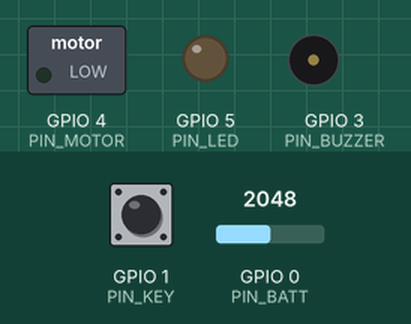
This sketch was run on a simulated ESP32-C3. Parts: switched loads named in the sketch (green lamp = pin HIGH), output pins drawn as LEDs (lit = HIGH), buzzer (waves = sounding, pin HIGH). The test bench sets the inputs (shaded band); at power-on: GPIO 0 (PIN_BATT) = 2048, GPIO 1 (PIN_KEY) HIGH. Random numbers use the default seed unless the sketch sets one.

Above: at 0.3 s.
Timing chart, 0 to 1.8 s (numbered marks = the images above):
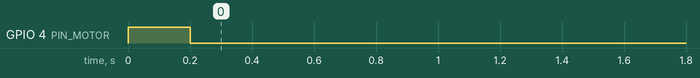

The sketch:

worker.ino
```cpp
// =============================================================
//  工人报警器固件  (ESP32-C3 + 振动马达 + 蜂鸣器 + 单颗 LED)
//  佩戴在工人背心/手臂上。收到二级预警 → 强震动 + 蜂鸣，提示立即撤离；
//  一级预警 → 短震提醒。按键可“确认/静音” 10 秒。
//  config.h / protocol.h 是 ../common/ 的副本（需 ESP32 Arduino 核心 3.x）
// =============================================================
#include <Arduino.h>
#include <WiFi.h>
#include <esp_now.h>
#include <esp_wifi.h>
#include "config.h"
#include "protocol.h"

#define NODE_ID      20          // 工人报警器编号 20 起
#define PIN_MOTOR    4           // 振动马达 MOSFET 栅极
#define PIN_BUZZER   3           // 蜂鸣器 MOSFET 栅极
#define PIN_LED      5           // 红色 LED（串 220Ω）
#define PIN_KEY      1           // 按键接 GND，内部上拉（C3 的 UART0 在 GPIO20/21）
#define PIN_BATT     0

static const uint8_t BCAST[6] = {0xFF,0xFF,0xFF,0xFF,0xFF,0xFF};
volatile uint8_t  rxLevel = LEVEL_SAFE;
volatile uint32_t lastAlertMs = 0;
uint32_t muteUntil = 0, mySeq = 0, lastHeartbeat = 0;
uint32_t lastSeqFrom[256];
uint8_t  seqSeen[256];

void onRecv(const esp_now_recv_info_t *info, const uint8_t *data, int len) {
  if (len != sizeof(AlertPkt)) return;
  const AlertPkt *p = (const AlertPkt*)data;
  if (p->h.magic != PROTO_MAGIC || p->h.type != MSG_ALERT) return;
  // 中继副本序号相同、乱序旧包序号更小。不去重的话，解除之后迟到的二级包会把震动重新打开。
  if (!seqIsNew(seqSeen, lastSeqFrom, p->h.node_id, p->h.seq)) return;
  if (!(p->mode & MODE_WORKING)) { rxLevel = LEVEL_SAFE; return; }
  rxLevel = p->level; lastAlertMs = millis();
}

void setup() {
  Serial.begin(115200);
  mySeq = esp_random() & 0x00FFFFFF;
  pinMode(PIN_MOTOR, OUTPUT); pinMode(PIN_BUZZER, OUTPUT); pinMode(PIN_LED, OUTPUT);
  pinMode(PIN_KEY, INPUT_PULLUP);
  WiFi.mode(WIFI_STA);
  esp_wifi_set_channel(WIFI_CHANNEL, WIFI_SECOND_CHAN_NONE);
  esp_now_init();
  esp_now_register_recv_cb(onRecv);
  esp_now_peer_info_t peer = {};
  memcpy(peer.peer_addr, BCAST, 6); peer.channel = WIFI_CHANNEL;
  esp_now_add_peer(&peer);
  // 上电短震一下表示正常
  digitalWrite(PIN_MOTOR, HIGH); delay(200); digitalWrite(PIN_MOTOR, LOW);
}

void loop() {
  uint32_t now = millis();
  if (rxLevel > LEVEL_SAFE && now - lastAlertMs > LINK_LOSS_MS) rxLevel = LEVEL_SAFE;
  if (digitalRead(PIN_KEY) == LOW) muteUntil = now + 10000;   // 静音 10 s（仅声音）

  bool motor = false, buzz = false, led = false;
  if (rxLevel == LEVEL_DANGER) {
    bool on = (now / 120) % 2;
    motor = on; led = on; buzz = on && now > muteUntil;
  } else if (rxLevel == LEVEL_WARN) {
    motor = (now % 1500) < 150;   // 每 1.5 s 短震
    led = (now / 400) % 2;
  }
  digitalWrite(PIN_MOTOR, motor);
  digitalWrite(PIN_BUZZER, buzz);
  digitalWrite(PIN_LED, led);

  if (now - lastHeartbeat > HEARTBEAT_MS) {
    HeartbeatPkt p;
    p.h = {PROTO_MAGIC, PROTO_VERSION, MSG_HEARTBEAT, NODE_ID, NODE_WORKER, ++mySeq};
    p.batt_v = analogReadMilliVolts(PIN_BATT) / 1000.0f * BATT_DIVIDER;
    p.mode = 0; p.level = rxLevel; p.rssi = 0;
    esp_now_send(BCAST, (uint8_t*)&p, sizeof(p));
    lastHeartbeat = now;
  }
  delay(5);
}
```

protocol.h
```cpp
// =============================================================
//  哨兵锥桶系统 · 通信协议定义（ESP-NOW 数据包 + 语音串口命令）
//  详细说明见 docs/06-通信协议.md
// =============================================================
#pragma once
#include <stdint.h>

#define PROTO_MAGIC   0x5C   // 包头魔数，过滤其他 ESP-NOW 设备
#define PROTO_VERSION 1

// ---------- 节点类型 ----------
enum NodeType : uint8_t {
  NODE_SENTINEL = 1,   // 哨兵（带雷达）
  NODE_FOLLOWER = 2,   // 联动锥桶
  NODE_WORKER   = 3,   // 工人报警器
  NODE_GATEWAY  = 4    // 网关
};

// ---------- 预警等级 ----------
enum AlertLevel : uint8_t {
  LEVEL_SAFE   = 0,    // 安全：黄灯慢闪
  LEVEL_WARN   = 1,    // 一级：红黄快闪 + 流水灯
  LEVEL_DANGER = 2     // 二级：红色爆闪 + 蜂鸣 + 工人震动
};

// ---------- 消息类型 ----------
enum MsgType : uint8_t {
  MSG_ALERT     = 1,   // 哨兵 → 全体：预警
  MSG_HEARTBEAT = 2,   // 任意 → 网关：在线/电量
  MSG_CONFIG    = 3,   // 哨兵 → 全体：模式切换（来自语音，联动锥桶去重后转发一次）
  MSG_EVENT     = 4    // 哨兵 → 网关：一次完整的危险接近事件
};

// ---------- 工作模式（位标志） ----------
#define MODE_WORKING   0x01   // 作业中（未开启则只慢闪不报警）
#define MODE_LEFT      0x02   // 左侧封道（流水灯向左）；未置位为右侧封道
#define MODE_RAIN      0x04   // 雨天模式
#define MODE_NIGHT     0x08   // 夜间模式

// 序号去重窗口：比上次小、但相差小于该值，视为迟到的中继副本。
// 相差更大视为发送方重启后重新起号。Python 侧是 sentinel/dedupe.py 的 REORDER_WINDOW。
#define SEQ_REORDER_WINDOW 64

#pragma pack(push, 1)
typedef struct {
  uint8_t  magic;      // PROTO_MAGIC
  uint8_t  version;    // PROTO_VERSION
  uint8_t  type;       // MsgType
  uint8_t  node_id;    // 发送者编号
  uint8_t  node_type;  // NodeType
  uint32_t seq;        // 序号，接收方据此去重
} PktHeader;

typedef struct {
  PktHeader h;
  uint8_t  level;      // AlertLevel
  uint8_t  mode;       // 当前模式位
  float    speed_kmh;  // 目标速度
  float    dist_m;     // 目标距离
  float    ttc_s;      // 碰撞时间
  uint8_t  hops;       // 已转发次数（多跳中继，最多 2）
} AlertPkt;

typedef struct {
  PktHeader h;
  float    batt_v;     // 电池电压
  uint8_t  mode;
  uint8_t  level;
  int8_t   rssi;       // 最近一次收到包的信号强度
} HeartbeatPkt;

typedef struct {
  PktHeader h;
  uint8_t  mode;       // 新模式
} ConfigPkt;

typedef struct {
  PktHeader h;
  uint8_t  max_level;  // 本次事件最高等级
  float    max_speed;  // 最高速度
  float    min_ttc;    // 最小 TTC
  float    min_dist;   // 最近距离
  uint32_t duration_ms;
} EventPkt;
#pragma pack(pop)

// 按发送者去重。seen[id]==0 表示还没收到过该节点，序号 0 的第一包也会接受。
// seen、last 各 256 项，由调用方提供并保持零初始化；三个接收端共用这一份，避免各写各的。
inline bool seqIsNew(uint8_t *seen, uint32_t *last, uint8_t id, uint32_t seq) {
  if (seen[id]) {
    uint32_t prev = last[id];
    if (seq == prev) return false;
    if (seq < prev && prev - seq < SEQ_REORDER_WINDOW) return false;
  }
  last[id] = seq;
  seen[id] = 1;
  return true;
}

// ---------- ASRPRO → 哨兵 串口命令 ----------
// 帧格式：0xAA 0x55 CMD (0xAA+0x55+CMD)&0xFF   共 4 字节，9600 8N1
#define VOICE_HDR1 0xAA
#define VOICE_HDR2 0x55
enum VoiceCmd : uint8_t {
  VC_START_WORK = 0x01,  // 开始作业
  VC_STOP_WORK  = 0x02,  // 结束作业
  VC_LEFT       = 0x03,  // 左侧封道
  VC_RIGHT      = 0x04,  // 右侧封道
  VC_RAIN_ON    = 0x05,  // 雨天模式
  VC_RAIN_OFF   = 0x06,  // 关闭雨天模式
  VC_NIGHT_ON   = 0x07,  // 夜间模式
  VC_NIGHT_OFF  = 0x08,  // 关闭夜间模式
  VC_BATTERY    = 0x09,  // 报告电量
  VC_TEST       = 0x0A   // 哨兵本机自检（红灯+蜂鸣闪 3 次）
};
// 哨兵 → ASRPRO 回复（用于播报）：0xAA 0x55 0x80|状态 校验
#define VOICE_REPLY_BATT_OK   0x81
#define VOICE_REPLY_BATT_LOW  0x82
```

config.h
```cpp
// =============================================================
//  哨兵锥桶系统 · 全局配置
//  所有节点共用。把本文件和 protocol.h 复制到每个 .ino 同目录下
//  （Arduino IDE 只编译草图目录内的文件）。
// =============================================================
#pragma once

// ---------- 无线 ----------
// ESP-NOW 与 Wi-Fi 必须在同一信道。网关要连路由器，
// 所以这里填路由器的 2.4G 信道（路由器后台设为固定信道，如 1/6/11）。
#define WIFI_CHANNEL        6

// 网关连接的 Wi-Fi 与 MQTT（仅 gateway 使用）
#define WIFI_SSID           "YourWiFi"
#define WIFI_PASS           "YourPassword"
#define MQTT_HOST           "192.168.1.100"   // 运行 server 的电脑 IP
#define MQTT_PORT           1883
#define MQTT_TOPIC_PREFIX   "cone"            // cone/<node_id>/alert 等

// ---------- 作业区参数 ----------
#define SPEED_LIMIT_KMH     40.0f   // 作业区限速
#define OVERSPEED_RATIO     1.2f    // 超限速 20% 触发一级
#define TTC_LEVEL1_S        5.0f    // 一级预警阈值
#define TTC_LEVEL2_S        2.5f    // 二级预警阈值
#define RAIN_FACTOR         1.4f    // 雨天模式：阈值放大倍数（制动距离变长）
#define NIGHT_FACTOR        1.2f    // 夜间模式：阈值放大倍数
#define CONFIRM_FRAMES      3       // 连续 N 帧满足才触发
#define RELEASE_MS          1500    // 目标消失后保持告警的时间
#define MIN_TRACK_SPEED     5       // 低于此速度（km/h）的目标忽略
#define MAX_TRACK_DIST      100     // 关注的最远距离（m）

// ---------- 联动 ----------
#define FLOW_STEP_MS        120     // 流水灯：每个锥桶比前一个延迟多少 ms
#define ALERT_REPEAT_MS     200     // 告警期间重复广播间隔
#define HEARTBEAT_MS        5000    // 心跳间隔（上报电量/在线）
#define LINK_LOSS_MS        3000    // 联动锥桶 / 工人端收不到预警刷新后回到安全

// ---------- 灯带 ----------
#define LED_NUM             30
#define LED_BRIGHTNESS      180     // 0-255，户外白天建议 180 以上

// ---------- 电池 ----------
// 18650 经 100k/100k 分压后接 ADC：电池电压 = 读数电压 × 2
#define BATT_DIVIDER        2.0f
#define BATT_LOW_V          3.4f
```
